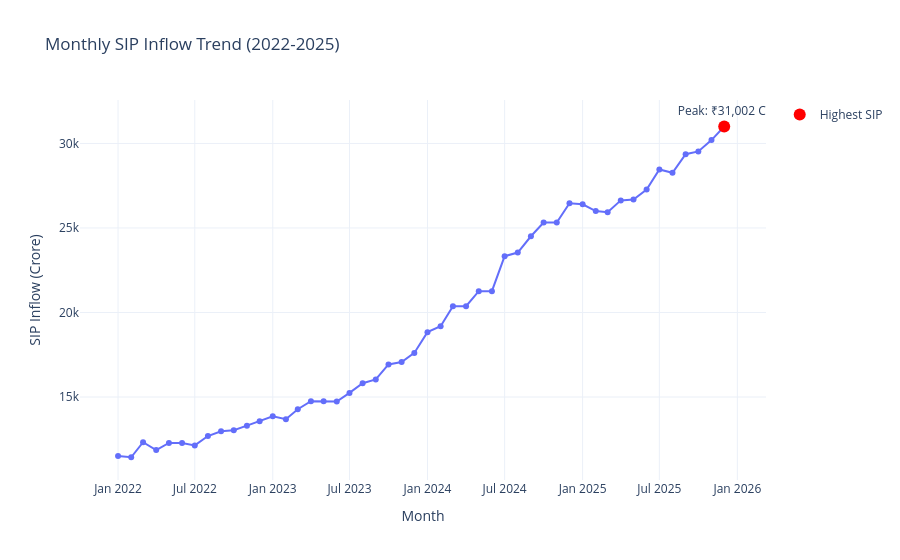

Notebook code for this chart:
### Code cell
import pandas as pd
import plotly.express as px

# Convert month to datetime
sip["month"] = pd.to_datetime(sip["month"])

# Create interactive line chart
fig = px.line(
    sip,
    x="month",
    y="sip_inflow_crore",
    title="Monthly SIP Inflow Trend (2022-2025)",
    markers=True
)

# Highlight maximum SIP inflow
max_row = sip.loc[sip["sip_inflow_crore"].idxmax()]

fig.add_scatter(
    x=[max_row["month"]],
    y=[max_row["sip_inflow_crore"]],
    mode="markers+text",
    marker=dict(size=12, color="red"),
    text=[f'Peak: ₹{max_row["sip_inflow_crore"]:,} Cr'],
    textposition="top center",
    name="Highest SIP"
)

fig.update_layout(
    xaxis_title="Month",
    yaxis_title="SIP Inflow (Crore)",
    template="plotly_white"
)

fig.show()

# Save interactive chart
fig.write_html("sip_inflow_trend.html")

print("sip_inflow_trend.html saved successfully!")

### Figure 1 — Plotly figure (JSON) as saved in the notebook; plotly's stock layout.template omitted (floating-point values rounded to 4 significant figures)
{"data": [{"hovertemplate": "month=%{x}<br>sip_inflow_crore=%{y}<extra></extra>", "legendgroup": "", "line": {"color": "#636efa", "dash": "solid"}, "marker": {"symbol": "circle"}, "mode": "lines+markers", "name": "", "orientation": "v", "showlegend": false, "type": "scatter", "x": ["2022-01-01T00:00:00.000000", "2022-02-01T00:00:00.000000", "2022-03-01T00:00:00.000000", "2022-04-01T00:00:00.000000", "2022-05-01T00:00:00.000000", "2022-06-01T00:00:00.000000", "2022-07-01T00:00:00.000000", "2022-08-01T00:00:00.000000", "2022-09-01T00:00:00.000000", "2022-10-01T00:00:00.000000", "2022-11-01T00:00:00.000000", "2022-12-01T00:00:00.000000", "2023-01-01T00:00:00.000000", "2023-02-01T00:00:00.000000", "2023-03-01T00:00:00.000000", "2023-04-01T00:00:00.000000", "2023-05-01T00:00:00.000000", "2023-06-01T00:00:00.000000", "2023-07-01T00:00:00.000000", "2023-08-01T00:00:00.000000", "2023-09-01T00:00:00.000000", "2023-10-01T00:00:00.000000", "2023-11-01T00:00:00.000000", "2023-12-01T00:00:00.000000", "2024-01-01T00:00:00.000000", "2024-02-01T00:00:00.000000", "2024-03-01T00:00:00.000000", "2024-04-01T00:00:00.000000", "2024-05-01T00:00:00.000000", "2024-06-01T00:00:00.000000", "2024-07-01T00:00:00.000000", "2024-08-01T00:00:00.000000", "2024-09-01T00:00:00.000000", "2024-10-01T00:00:00.000000", "2024-11-01T00:00:00.000000", "2024-12-01T00:00:00.000000", "2025-01-01T00:00:00.000000", "2025-02-01T00:00:00.000000", "2025-03-01T00:00:00.000000", "2025-04-01T00:00:00.000000", "2025-05-01T00:00:00.000000", "2025-06-01T00:00:00.000000", "2025-07-01T00:00:00.000000", "2025-08-01T00:00:00.000000", "2025-09-01T00:00:00.000000", "2025-10-01T00:00:00.000000", "2025-11-01T00:00:00.000000", "2025-12-01T00:00:00.000000"], "xaxis": "x", "y": [11517, 11438, 12328, 11863, 12286, 12276, 12140, 12694, 12976, 13040, 13306, 13573, 13856, 13687, 14276, 14749, 14749, 14734, 15245, 15814, 16042, 16928, 17073, 17610, 18838, 19187, 20371, 20371, 21262, 21262, 23332, 23547, 24509, 25323, 25320, 26459, 26400, 25999, 25926, 26632, 26688, 27274, 28464, 28265, 29361, 29529, 30200, 31002], "yaxis": "y"}, {"marker": {"color": "red", "size": 12}, "mode": "markers+text", "name": "Highest SIP", "text": ["Peak: ₹31,002 Cr"], "textposition": "top center", "type": "scatter", "x": ["2025-12-01T00:00:00"], "y": [31002]}], "layout": {"legend": {"tracegroupgap": 0}, "title": {"text": "Monthly SIP Inflow Trend (2022-2025)"}, "xaxis": {"anchor": "y", "domain": [0, 1], "title": {"text": "Month"}}, "yaxis": {"anchor": "x", "domain": [0, 1], "title": {"text": "SIP Inflow (Crore)"}}}}
